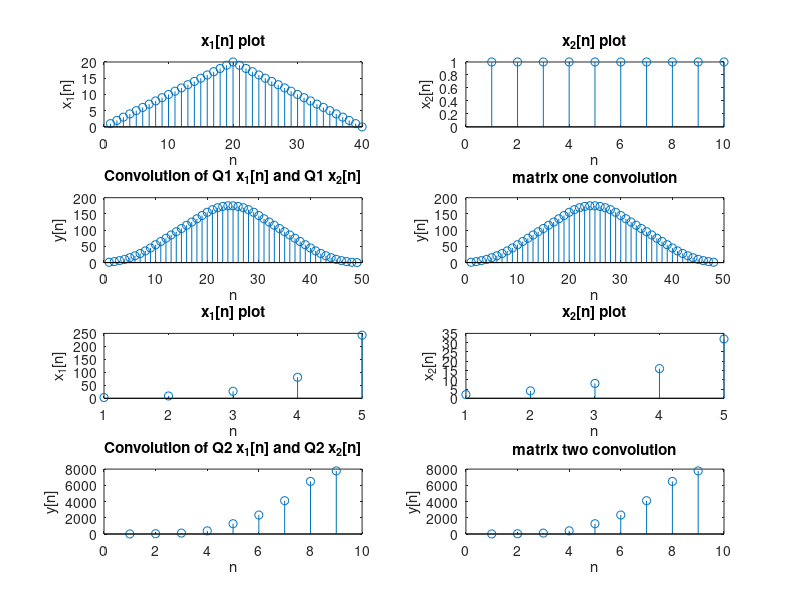

The MATLAB source for this figure:
Q1_x1 = zeros(1,40);
for n = 1 : 20
    Q1_x1(n) = n;
end
for n = 21 : 40
    Q1_x1(n) = 40 - n;
end
subplot(4,2,1);
stem(Q1_x1);
title('x_1[n] plot');
xlabel('n');
ylabel('x_1[n]')

Q1_x2 = zeros(1, 10);
for n = 1 : 10
    Q1_x2(n) = 1;
end
subplot(4,2,2);
stem(Q1_x2);
title('x_2[n] plot');
xlabel('n');
ylabel('x_2[n]');

y1 = conv(Q1_x1, Q1_x2);
subplot(4,2,3);
stem(y1);
title('Convolution of Q1 x_1[n] and Q1 x_2[n]');
xlabel('n');
ylabel('y[n]');

a = zeros(48, 10);
for i = 1:10
    for j = i:i+19
        a(j,i) = j-i+1;
    end
    for j = i+20:i+38
        a(j,i) = 40-(j-i+1);
    end
end
  
b = ones(10, 1);

c = a*b;
subplot(4,2,4);
stem(c);
title('matrix one convolution');
xlabel('n');
ylabel('y[n]')



Q2_x1 = zeros(1, 5);
for n = 1:5
    Q2_x1(n) = 3 ^ n;
end
subplot(4,2,5);
stem(Q2_x1);
title('x_1[n] plot');
xlabel('n');
ylabel('x_1[n]')

Q2_x2 = zeros(1, 5);
for n = 1:5
    Q2_x2(n) = 2 ^ n;
end
subplot(4,2,6);
stem(Q2_x2);
title('x_2[n] plot');
xlabel('n');
ylabel('x_2[n]')

y2 = conv(Q2_x1, Q2_x2);
subplot(4,2,7);
stem(y2);
title('Convolution of Q2 x_1[n] and Q2 x_2[n]');
xlabel('n');
ylabel('y[n]');

d = zeros(9, 5);
for i = 1:5
    for j = i:i+4
        d(j,i) = 3 ^ (j-i+1);
    end
end

e = zeros(5,1);
for i = 1:5
    e(i,1) = 2 ^ (i);
end
f = d*e;

subplot(4,2,8);
stem(f);
title('matrix two convolution');
xlabel('n');
ylabel('y[n]');
